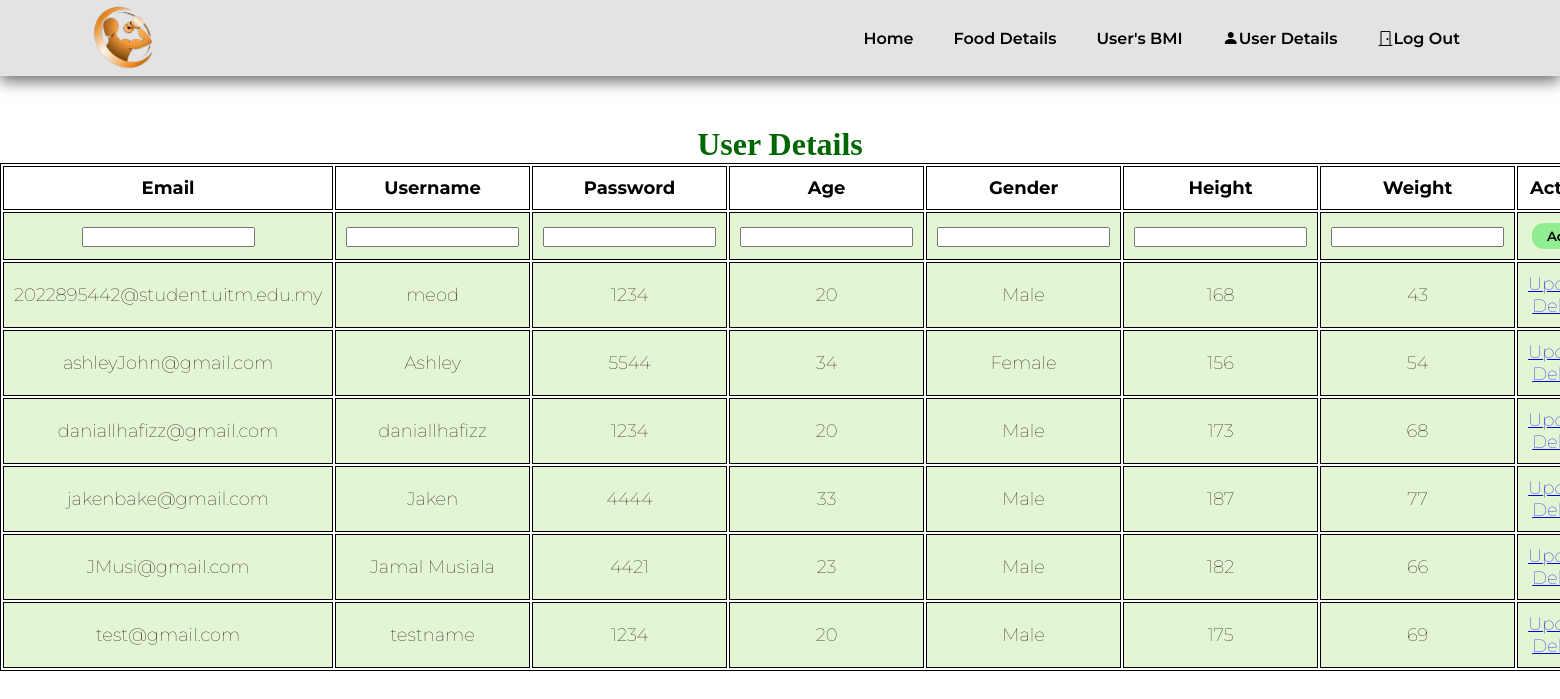
/adminuser.php (signed in), run on an earlier commit of the app's database.
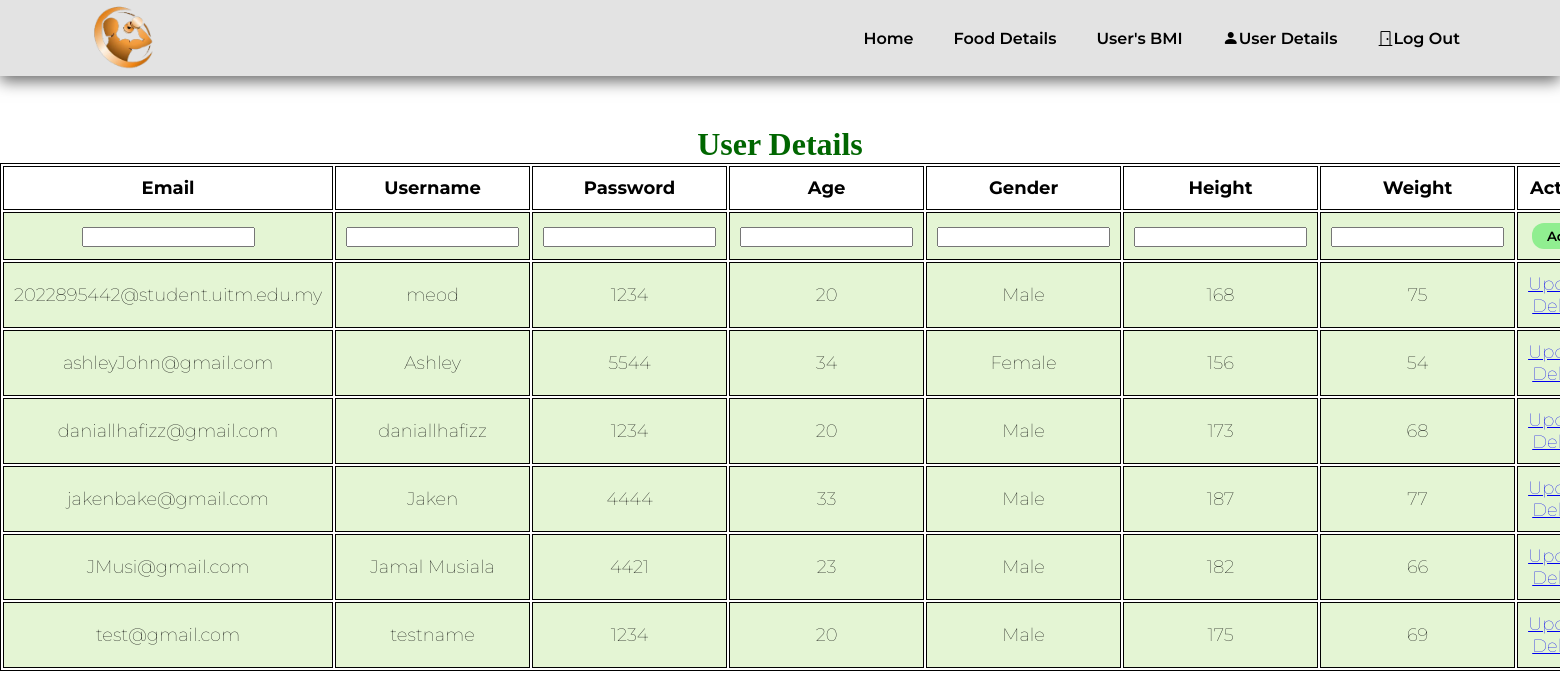
And on a later commit of the database.
### tables this page shows
CREATE TABLE `user` (
  `email` varchar(35) NOT NULL,
  `username` varchar(25) NOT NULL,
  `pass_word` int(20) NOT NULL,
  `age` int(11) NOT NULL,
  `gender` varchar(10) NOT NULL,
  `height` int(11) NOT NULL,
  `weight` int(11) NOT NULL
);

### adminuser.php (the view, shortened to what this page needs)
<?php
include 'conn.php';
$sql = " SELECT * FROM user ORDER BY email ASC ";
$result = $conn->query($sql);
?>
<!DOCTYPE html>
<html lang="en">
<head>
    <link rel="stylesheet" href="https://cdn.jsdelivr.net/npm/bootstrap-icons@1.8.3/font/bootstrap-icons.css">
    <link rel="stylesheet" href="css/home.css">
</head>
<body>
<section id="header">
        <a href="#"><img id="logo" src="newlogo2.png" alt="" class="logo" width="90" height=auto></a>
        <div>
            <ul id="navbar">
                <li><a href="adminhome.php">Home</a></li>
                <li><a href="adminfood.php">Food Details</a></li>
                <li><a href="adminbmi.php">User's BMI</a></li>
                <li><a href="adminuser.php"><i class='bi bi-person-fill'></i>User Details</a></li>
                <li><a href="login.php"><i class="bi bi-door-closed"></i>Log Out</a></li>
            </ul>
        </div>
    </section>
    <section>
        <h1>User Details</h1>
        <table>
            <tr>
                <th>Email</th>
                <th>Username</th>
                <th>Password</th>
                <th>Age</th>
                <th>Gender</th>
                <th>Height</th>
                <th>Weight</th>
                <th>Action</th>
            </tr>
            <tr>
                <form action="" method="post">
                    <td><input type="text" name="email"></td>
                    <td><input type="text" name="username"></td>
                    <td><input type="text" name="password"></td>
                    <td><input type="text" name="age"></td>
                    <td><input type="text" name="gender"></td>
                    <td><input type="text" name="height"></td>
                    <td><input type="text" name="weight"></td>
                    <td><a href=""><button name="addBtn" style="background-color: lightgreen;">Add</button></a></td>
                </form>
            </tr>
            <?php
                while($rows=$result->fetch_assoc())
                {
            ?>
            <tr>
                <td><?php echo $rows['email'];?></td>
                <td><?php echo $rows['username'];?></td>
                <td><?php echo $rows['pass_word'];?></td>
                <td><?php echo $rows['age'];?></td>
                <td><?php echo $rows['gender'];?></td>
                <td><?php echo $rows['height'];?></td>
                <td><?php echo $rows['weight'];?></td>
                <td><?php echo "<a href=updateuser.php?email=$rows[email]>Update</a>";?>
                <?php echo "<a href=delete.php?email=$rows[email]>Delete</a>";?></td>
            </tr>
            <?php
                }
            ?>
        </table>
    </section>
</body>
</html>

What changed in the data, as far as the page shows it:
changed user "2022895442@student.uitm.edu.my": weight "43" → "75"
